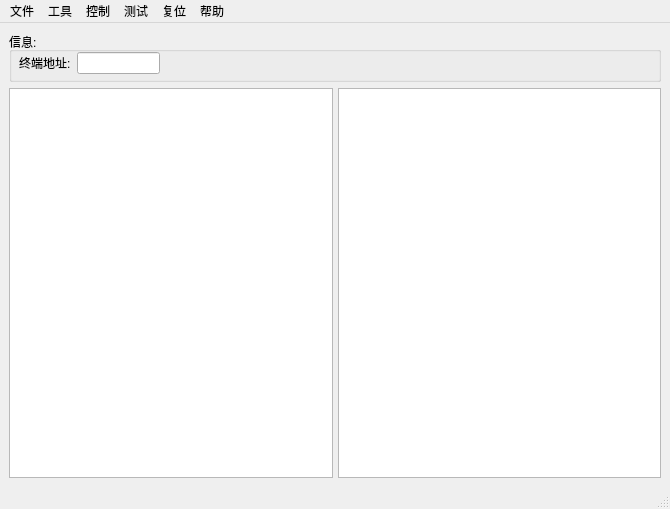
<?xml version="1.0" encoding="UTF-8"?>
<ui version="4.0">
 <class>MainWindow</class>
 <widget class="QMainWindow" name="MainWindow">
  <property name="enabled">
   <bool>true</bool>
  </property>
  <property name="geometry">
   <rect>
    <x>0</x>
    <y>0</y>
    <width>670</width>
    <height>509</height>
   </rect>
  </property>
  <property name="windowTitle">
   <string>698 Special</string>
  </property>
  <widget class="QWidget" name="centralwidget">
   <layout class="QVBoxLayout" name="verticalLayout">
    <property name="spacing">
     <number>6</number>
    </property>
    <property name="leftMargin">
     <number>9</number>
    </property>
    <property name="topMargin">
     <number>9</number>
    </property>
    <property name="rightMargin">
     <number>9</number>
    </property>
    <property name="bottomMargin">
     <number>9</number>
    </property>
    <item>
     <widget class="QGroupBox" name="groupBox">
      <property name="sizePolicy">
       <sizepolicy hsizetype="Preferred" vsizetype="Fixed">
        <horstretch>15</horstretch>
        <verstretch>22</verstretch>
       </sizepolicy>
      </property>
      <property name="minimumSize">
       <size>
        <width>13</width>
        <height>50</height>
       </size>
      </property>
      <property name="baseSize">
       <size>
        <width>18</width>
        <height>42</height>
       </size>
      </property>
      <property name="title">
       <string>信息:</string>
      </property>
      <widget class="QWidget" name="layoutWidget">
       <property name="geometry">
        <rect>
         <x>10</x>
         <y>20</y>
         <width>141</width>
         <height>22</height>
        </rect>
       </property>
       <layout class="QHBoxLayout" name="horizontalLayout_2">
        <item>
         <widget class="QLabel" name="label">
          <property name="text">
           <string>终端地址:</string>
          </property>
          <property name="buddy">
           <cstring>lineEdit</cstring>
          </property>
         </widget>
        </item>
        <item>
         <widget class="QLineEdit" name="lineEdit">
          <property name="maxLength">
           <number>12</number>
          </property>
          <property name="readOnly">
           <bool>true</bool>
          </property>
         </widget>
        </item>
       </layout>
      </widget>
     </widget>
    </item>
    <item>
     <layout class="QHBoxLayout" name="horizontalLayout">
      <property name="spacing">
       <number>5</number>
      </property>
      <property name="sizeConstraint">
       <enum>QLayout::SetMinAndMaxSize</enum>
      </property>
      <item>
       <widget class="QTextEdit" name="textEdit_2">
        <property name="enabled">
         <bool>true</bool>
        </property>
        <property name="sizePolicy">
         <sizepolicy hsizetype="Ignored" vsizetype="MinimumExpanding">
          <horstretch>0</horstretch>
          <verstretch>0</verstretch>
         </sizepolicy>
        </property>
        <property name="readOnly">
         <bool>true</bool>
        </property>
        <property name="overwriteMode">
         <bool>false</bool>
        </property>
        <property name="cursorWidth">
         <number>1</number>
        </property>
       </widget>
      </item>
      <item>
       <widget class="QTextEdit" name="textEdit">
        <property name="sizePolicy">
         <sizepolicy hsizetype="Ignored" vsizetype="MinimumExpanding">
          <horstretch>0</horstretch>
          <verstretch>0</verstretch>
         </sizepolicy>
        </property>
        <property name="layoutDirection">
         <enum>Qt::LeftToRight</enum>
        </property>
        <property name="horizontalScrollBarPolicy">
         <enum>Qt::ScrollBarAsNeeded</enum>
        </property>
        <property name="readOnly">
         <bool>true</bool>
        </property>
       </widget>
      </item>
     </layout>
    </item>
   </layout>
  </widget>
  <widget class="QMenuBar" name="menubar">
   <property name="geometry">
    <rect>
     <x>0</x>
     <y>0</y>
     <width>670</width>
     <height>23</height>
    </rect>
   </property>
   <widget class="QMenu" name="menuOpen">
    <property name="title">
     <string>文件</string>
    </property>
    <addaction name="actionSd"/>
    <addaction name="action"/>
   </widget>
   <widget class="QMenu" name="menu">
    <property name="title">
     <string>帮助</string>
    </property>
    <addaction name="actionA"/>
   </widget>
   <widget class="QMenu" name="menu_2">
    <property name="title">
     <string>测试</string>
    </property>
    <widget class="QMenu" name="menu_8">
     <property name="title">
      <string>默认测试方案</string>
     </property>
     <addaction name="actionSh"/>
     <addaction name="actionRi"/>
     <addaction name="actionQu"/>
    </widget>
    <widget class="QMenu" name="menu_6">
     <property name="enabled">
      <bool>false</bool>
     </property>
     <property name="title">
      <string>浙江</string>
     </property>
     <widget class="QMenu" name="menu_7">
      <property name="enabled">
       <bool>false</bool>
      </property>
      <property name="title">
       <string>实时数据</string>
      </property>
      <addaction name="action0200_3"/>
      <addaction name="action0201_2"/>
     </widget>
     <widget class="QMenu" name="menu_3">
      <property name="enabled">
       <bool>false</bool>
      </property>
      <property name="title">
       <string>冻结曲线数据</string>
      </property>
      <addaction name="action0020l"/>
      <addaction name="action0201l"/>
     </widget>
     <addaction name="menu_7"/>
     <addaction name="actionRi_2"/>
     <addaction name="menu_3"/>
    </widget>
    <addaction name="menu_8"/>
    <addaction name="menu_6"/>
    <addaction name="actionSichuan"/>
    <addaction name="separator"/>
    <addaction name="actionG"/>
    <addaction name="actionSdf"/>
   </widget>
   <widget class="QMenu" name="menu_4">
    <property name="title">
     <string>工具</string>
    </property>
    <addaction name="actionC"/>
    <addaction name="actionDf"/>
    <addaction name="actionAPDUzu"/>
   </widget>
   <widget class="QMenu" name="menu_5">
    <property name="title">
     <string>复位</string>
    </property>
    <addaction name="actionShuju"/>
    <addaction name="actionCanshu"/>
   </widget>
   <widget class="QMenu" name="menu_10">
    <property name="title">
     <string>控制</string>
    </property>
    <widget class="QMenu" name="menu_11">
     <property name="title">
      <string>遥控</string>
     </property>
     <addaction name="action_15"/>
     <addaction name="action_16"/>
     <addaction name="action_23"/>
     <addaction name="actionZ"/>
    </widget>
    <addaction name="menu_11"/>
    <addaction name="actionS"/>
    <addaction name="action_a"/>
    <addaction name="action_22"/>
    <addaction name="action_2"/>
    <addaction name="action_3"/>
    <addaction name="action_4"/>
    <addaction name="action_5"/>
    <addaction name="action_6"/>
    <addaction name="action_7"/>
    <addaction name="action_8"/>
    <addaction name="action_9"/>
    <addaction name="action_10"/>
    <addaction name="action_11"/>
    <addaction name="action_12"/>
    <addaction name="action_13"/>
    <addaction name="action_14"/>
    <addaction name="action_17"/>
    <addaction name="action_18"/>
   </widget>
   <addaction name="menuOpen"/>
   <addaction name="menu_4"/>
   <addaction name="menu_10"/>
   <addaction name="menu_2"/>
   <addaction name="menu_5"/>
   <addaction name="menu"/>
  </widget>
  <widget class="QStatusBar" name="statusBar"/>
  <action name="action">
   <property name="text">
    <string>Exit</string>
   </property>
   <property name="iconText">
    <string notr="true">Exit</string>
   </property>
  </action>
  <action name="actionSd">
   <property name="text">
    <string>通讯配置</string>
   </property>
   <property name="iconText">
    <string notr="true">通讯配置</string>
   </property>
   <property name="iconVisibleInMenu">
    <bool>false</bool>
   </property>
  </action>
  <action name="actionA">
   <property name="text">
    <string>关于</string>
   </property>
  </action>
  <action name="actionX">
   <property name="text">
    <string>自定义参数配置</string>
   </property>
  </action>
  <action name="actionSdf">
   <property name="text">
    <string>以太网快速配置(串口)</string>
   </property>
  </action>
  <action name="actionC">
   <property name="enabled">
    <bool>false</bool>
   </property>
   <property name="text">
    <string>报文解析</string>
   </property>
  </action>
  <action name="actionG">
   <property name="text">
    <string>广播读地址</string>
   </property>
  </action>
  <action name="actionMore">
   <property name="text">
    <string>默认方案</string>
   </property>
  </action>
  <action name="action0200">
   <property name="text">
    <string>0200</string>
   </property>
  </action>
  <action name="action0200_2">
   <property name="text">
    <string>0200类</string>
   </property>
  </action>
  <action name="action0201">
   <property name="text">
    <string>0201类</string>
   </property>
  </action>
  <action name="action0200_3">
   <property name="checkable">
    <bool>true</bool>
   </property>
   <property name="text">
    <string>0200类</string>
   </property>
  </action>
  <action name="action0201_2">
   <property name="checkable">
    <bool>true</bool>
   </property>
   <property name="text">
    <string>0201类</string>
   </property>
  </action>
  <action name="actionSh">
   <property name="text">
    <string>实时数据(多项)</string>
   </property>
  </action>
  <action name="actionRi">
   <property name="text">
    <string>日冻结数据</string>
   </property>
  </action>
  <action name="actionQu">
   <property name="text">
    <string>冻结曲线数据</string>
   </property>
  </action>
  <action name="actionRi_2">
   <property name="text">
    <string>日冻结数据</string>
   </property>
  </action>
  <action name="action0020l">
   <property name="text">
    <string>0200类</string>
   </property>
  </action>
  <action name="action0201l">
   <property name="text">
    <string>0201类</string>
   </property>
  </action>
  <action name="actionS">
   <property name="text">
    <string>时段功控投入</string>
   </property>
  </action>
  <action name="action_a">
   <property name="text">
    <string>时段功控解除</string>
   </property>
  </action>
  <action name="action_3">
   <property name="text">
    <string>厂休功控投入</string>
   </property>
  </action>
  <action name="action_4">
   <property name="text">
    <string>厂休功控解除</string>
   </property>
  </action>
  <action name="action_5">
   <property name="text">
    <string>营业报停功控投入</string>
   </property>
  </action>
  <action name="action_6">
   <property name="text">
    <string>营业报停功控解除</string>
   </property>
  </action>
  <action name="action_7">
   <property name="text">
    <string>月电控投入</string>
   </property>
  </action>
  <action name="action_8">
   <property name="text">
    <string>月电控解除</string>
   </property>
  </action>
  <action name="action_9">
   <property name="text">
    <string>购电控投入</string>
   </property>
  </action>
  <action name="action_10">
   <property name="text">
    <string>购电控解除</string>
   </property>
  </action>
  <action name="action_11">
   <property name="text">
    <string>催费告警投入</string>
   </property>
  </action>
  <action name="action_12">
   <property name="text">
    <string>催费告警解除</string>
   </property>
  </action>
  <action name="action_13">
   <property name="text">
    <string>保电投入</string>
   </property>
  </action>
  <action name="action_14">
   <property name="text">
    <string>保电解除</string>
   </property>
  </action>
  <action name="action_15">
   <property name="text">
    <string>单地址跳闸(第1轮)</string>
   </property>
   <property name="toolTip">
    <string>单地址跳闸</string>
   </property>
  </action>
  <action name="action_16">
   <property name="text">
    <string>单地址合闸(第1轮)</string>
   </property>
  </action>
  <action name="action_17">
   <property name="text">
    <string>剔除投入</string>
   </property>
  </action>
  <action name="action_18">
   <property name="text">
    <string>剔除解除</string>
   </property>
  </action>
  <action name="actionZ">
   <property name="text">
    <string>组地址跳闸(第2轮)</string>
   </property>
  </action>
  <action name="actionD">
   <property name="text">
    <string>组地址合闸</string>
   </property>
  </action>
  <action name="actionShuju">
   <property name="text">
    <string>数据初始化</string>
   </property>
  </action>
  <action name="actionCanshu">
   <property name="text">
    <string>参数初始化</string>
   </property>
  </action>
  <action name="actionDf">
   <property name="enabled">
    <bool>false</bool>
   </property>
   <property name="text">
    <string>字符转换</string>
   </property>
  </action>
  <action name="action_dongjie">
   <property name="text">
    <string>自定义冻结数据</string>
   </property>
  </action>
  <action name="actionX_2">
   <property name="text">
    <string>自定义数据读取</string>
   </property>
  </action>
  <action name="action_20">
   <property name="text">
    <string>曲线数据</string>
   </property>
  </action>
  <action name="action_19">
   <property name="text">
    <string>默认实时数据</string>
   </property>
  </action>
  <action name="action_21">
   <property name="text">
    <string>默认日冻结数据</string>
   </property>
  </action>
  <action name="action_2">
   <property name="text">
    <string>当前功率下浮控解除</string>
   </property>
  </action>
  <action name="action_22">
   <property name="text">
    <string>当前功率下浮控投入</string>
   </property>
  </action>
  <action name="actionAPDUzu">
   <property name="enabled">
    <bool>false</bool>
   </property>
   <property name="text">
    <string>自定义报文发送</string>
   </property>
  </action>
  <action name="action_23">
   <property name="text">
    <string>单地址合闸(第2轮)</string>
   </property>
  </action>
  <action name="actionSichuan">
   <property name="text">
    <string>四川专变默认参数</string>
   </property>
  </action>
 </widget>
 <resources/>
 <connections>
  <connection>
   <sender>action</sender>
   <signal>triggered()</signal>
   <receiver>MainWindow</receiver>
   <slot>close()</slot>
   <hints>
    <hint type="sourcelabel">
     <x>-1</x>
     <y>-1</y>
    </hint>
    <hint type="destinationlabel">
     <x>312</x>
     <y>239</y>
    </hint>
   </hints>
  </connection>
 </connections>
</ui>
